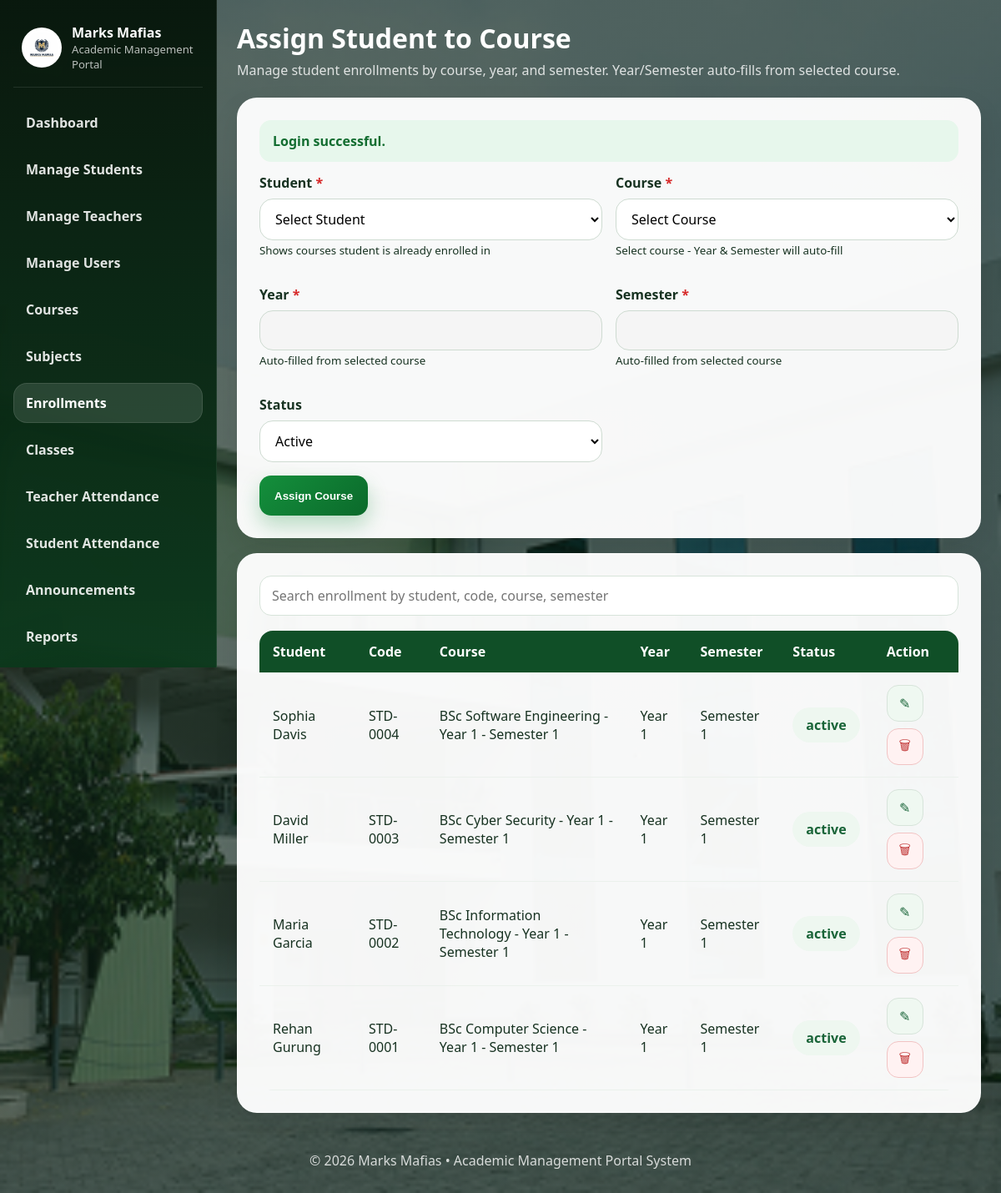
/public/admin/enrollments.php (signed in), run on the app's committed database.
### tables this page shows
CREATE TABLE `enrollments` (
  `id` int(11) NOT NULL,
  `student_id` int(11) NOT NULL,
  `course_id` int(11) NOT NULL,
  `year_label` varchar(30) NOT NULL,
  `semester` varchar(60) NOT NULL,
  `status` enum('active','inactive') NOT NULL DEFAULT 'active',
  `created_at` timestamp NOT NULL DEFAULT current_timestamp()
);

CREATE TABLE `users` (
  `id` int(11) NOT NULL,
  `role` enum('admin','teacher','student') NOT NULL,
  `role_code` varchar(30) DEFAULT NULL,
  `name` varchar(120) NOT NULL,
  `email` varchar(150) NOT NULL,
  `password` varchar(255) NOT NULL,
  `photo` varchar(255) DEFAULT NULL,
  `dob` date DEFAULT NULL,
  `address` text DEFAULT NULL,
  `contact` varchar(40) DEFAULT NULL,
  `guardian` varchar(120) DEFAULT NULL,
  `qualification` varchar(120) DEFAULT NULL,
  `department` varchar(120) DEFAULT NULL,
  `status` enum('active','inactive') NOT NULL DEFAULT 'active',
  `reset_token` varchar(64) DEFAULT NULL,
  `otp_code` varchar(255) DEFAULT NULL,
  `otp_expires_at` datetime DEFAULT NULL,
  `otp_attempts` int(11) DEFAULT 0,
  `last_otp_request` datetime DEFAULT NULL,
  `reset_expires_at` datetime DEFAULT NULL,
  `created_at` timestamp NOT NULL DEFAULT current_timestamp()
);

CREATE TABLE `courses` (
  `id` int(11) NOT NULL,
  `course_name` varchar(150) NOT NULL,
  `year_label` varchar(30) NOT NULL,
  `semester` varchar(60) NOT NULL,
  `created_at` timestamp NOT NULL DEFAULT current_timestamp()
);

### public/admin/enrollments.php (the view, shortened to what this page needs)
<?php
require_once dirname(dirname(__DIR__)) . '/includes/auth.php';
$edit = null;
$list = $pdo->query('
    SELECT e.*, u.name AS student_name, u.role_code, c.course_name, c.year_label, c.semester
    FROM enrollments e
    JOIN users u ON u.id = e.student_id
    JOIN courses c ON c.id = e.course_id
    ORDER BY e.id DESC
')->fetchAll();
include dirname(dirname(__DIR__)) . '/includes/header.php';
?>
<div class="dashboard-shell">
    <?php include dirname(dirname(__DIR__)) . '/includes/sidebar.php'; ?>
    <main class="main-panel">
        <div class="dashboard-top">
            <div class="dashboard-title">
                <h1>Assign Student to Course</h1>
                <p>Manage student enrollments by course, year, and semester. Year/Semester auto-fills from selected course.</p>
            </div>
        </div>
        <div class="section-stack">
            <div class="form-card">
                <form method="post">
                    <div class="form-grid">
                        <div class="form-group">
                            <label>Student <span class="required">*</span></label>
                            <select name="student_id" required>
                                <option value="">Select Student</option>
                            </select>
                            <small>Shows courses student is already enrolled in</small>
                        </div>
                        <div class="form-group">
                            <label>Course <span class="required">*</span></label>
                            <select name="course_id" id="course_id" required>
                                <option value="">Select Course</option>
                            </select>
                            <small>Select course - Year & Semester will auto-fill</small>
                        </div>
                        <div class="form-group">
                            <label>Year <span class="required">*</span></label>
                            <input type="text" name="year_label" id="year_label" required value="<?= e($edit['year_label'] ?? '') ?>" readonly style="background:#f5f5f5;">
                            <small>Auto-filled from selected course</small>
                        </div>
                        <div class="form-group">
                            <label>Semester <span class="required">*</span></label>
                            <input type="text" name="semester" id="semester" required value="<?= e($edit['semester'] ?? '') ?>" readonly style="background:#f5f5f5;">
                            <small>Auto-filled from selected course</small>
                        </div>
                        <div class="form-group">
                            <label>Status</label>
                            <select name="status">
                                <option value="active" <?= (($edit['status'] ?? 'active') === 'active') ? 'selected' : '' ?>>Active</option>
                            </select>
                        </div>
                    </div>
                    <div class="inline-actions">
                        <button class="btn btn-primary"><?= $edit ? 'Update Enrollment' : 'Assign Course' ?></button>
                    </div>
                </form>
            </div>
            <div class="table-card">
                <div class="search-row">
                    <input type="text" placeholder="Search enrollment by student, code, course, semester" data-table-search="enrollmentTable">
                </div>
                <div class="table-wrap">
                    <table id="enrollmentTable">
                        <thead>
                            <tr>
                                <th>Student</th>
                                <th>Code</th>
                                <th>Course</th>
                                <th>Year</th>
                                <th>Semester</th>
                                <th>Status</th>
                                <th>Action</th>
                            </tr>
                        </thead>
                        <tbody>
                            <?php foreach ($list as $row): ?>
                                <tr>
                                    <td><?= e($row['student_name']) ?></td>
                                    <td><?= e($row['role_code']) ?></td>
                                    <td><?= e($row['course_name']) ?> - <?= e($row['year_label']) ?> - <?= e($row['semester']) ?></td>
                                    <td><?= e($row['year_label']) ?></td>
                                    <td><?= e($row['semester']) ?></td>
                                    <td><span class="kpi"><?= e($row['status']) ?></span></td>
                                    <td>
                                        <div class="inline-actions">
                                            <a class="icon-btn" href="?edit=<?= (int)$row['id'] ?>">✎</a>
                                            <form method="post" onsubmit="return confirm('Delete this enrollment?');">
                                                <button class="icon-btn danger" type="submit">🗑</button>
                                            </form>
                                        </div>
                                    </td>
                                </tr>
                            <?php endforeach; ?>
                        </tbody>
                    </table>
                </div>
            </div>
        </div>
    </main>
</div>
<?php include dirname(dirname(__DIR__)) . '/includes/footer.php'; ?>

### assets/css/style.css (style rules this page uses)
:root { --primary: #148f3c; --primary-dark: #0b6a2b; --primary-soft: #dff4e4; --accent: #f5fff7; --white: #fff; --text: #173221; --muted: #5f7567; --border: #d6e7da; --danger: #cf3a3a; --shadow: 0 14px 34px rgba(0, 0, 0, 0.08); --shadow-lg: 0 26px 60px rgba(0, 0, 0, 0.16); --radius: 18px; --radius-lg: 30px; }
* { box-sizing: border-box; }
html { scroll-behavior: smooth; }
body { margin: 0; font-family: Segoe UI, Tahoma, sans-serif; color: var(--text); background: linear-gradient(rgba(14, 36, 24, 0.68), rgba(14, 36, 24, 0.64)), url("../images/bg.jpg") center/cover no-repeat; background-attachment: scroll; }
a { text-decoration: none; color: inherit; }
.content-card, .table-card, .form-card, .panel-card { background: rgba(255, 255, 255, 0.96); border-radius: var(--radius); box-shadow: var(--shadow); border: 1px solid rgba(255, 255, 255, 0.5); }
.content-card, .form-card, .panel-card { padding: 24px; }
.table-card { padding: 20px; }
.section-stack { display: grid; gap: 18px; }
.form-row, .form-grid { display: grid; grid-template-columns: 1fr 1fr; gap: 16px; }
.form-group { margin-bottom: 16px; }
label { display: block; margin-bottom: 8px; font-weight: 700; }
.required { color: #d62828; }
input, select, textarea { width: 100%; min-height: 48px; padding: 12px 14px; border: 1px solid #cedbd1; border-radius: 16px; font: inherit; background: #fff; }
.btn { display: inline-flex; align-items: center; justify-content: center; min-height: 48px; padding: 0 18px; border: none; border-radius: 14px; font-weight: 700; cursor: pointer; transition: 0.2s ease; }
.btn-primary { background: linear-gradient(135deg, var(--primary), var(--primary-dark)); color: #fff; box-shadow: 0 12px 24px rgba(20, 143, 60, 0.28); }
.search-row { display: flex; gap: 12px; flex-wrap: wrap; align-items: center; margin-bottom: 16px; }
.search-row input, .search-row select { background: #fff; border: 1px solid #d7e4da; border-radius: 14px; min-height: 48px; padding: 12px 14px; }
.search-row input { flex: 1 1 260px; }
.table-wrap { overflow-x: auto; border-radius: 16px; }
table { width: 100%; border-collapse: collapse; background: transparent; }
thead { background: #104f27; color: #fff; }
th, td { padding: 14px 16px; text-align: left; vertical-align: top; border-bottom: 1px solid #ebf1ec; }
.kpi { background: #eef7f0; padding: 10px 16px; border-radius: 999px; display: inline-flex; align-items: center; justify-content: center; font-weight: 700; color: #196438; white-space: nowrap; }
.inline-actions { display: flex; gap: 10px; align-items: center; flex-wrap: nowrap; }
.inline-actions form { margin: 0; }
.icon-btn, .btn-icon { display: inline-flex; align-items: center; justify-content: center; width: 42px; height: 42px; border-radius: 14px; border: 1px solid #d7e4da; background: #eff8f1; color: #196438; font-size: 1rem; }
.icon-btn.danger, .btn-icon.danger { background: #fff2f2; border-color: #f1c3c3; color: #c23a3a; }
.main-panel { display: flex; flex-direction: column; gap: 22px; }
.dashboard-top { margin-bottom: 0; }
.form-card, .table-card, .content-card, .panel-card { width: 100%; border-radius: 24px; }
.form-card { padding: 26px; }
.table-card { padding: 26px; }
.search-row { margin-bottom: 18px; }
.table-wrap { margin-top: 6px; }
.inline-actions { gap: 12px; }
.inline-actions form { display: inline-flex; margin: 0; }
.icon-btn, .btn-icon { width: 44px; height: 44px; flex: 0 0 auto; }

### data on the page
enrollments: student.name "Sophia Davis", student.role_code "STD-0004", course.course_name "BSc Software Engineering", course.year_label "Year 1", course.semester "Semester 1", status "active"
enrollments: student.name "David Miller", student.role_code "STD-0003", course.course_name "BSc Cyber Security", course.year_label "Year 1", course.semester "Semester 1", status "active"
enrollments: student.name "Maria Garcia", student.role_code "STD-0002", course.course_name "BSc Information Technology", course.year_label "Year 1", course.semester "Semester 1", status "active"
enrollments: student.name "Rehan Gurung", student.role_code "STD-0001", course.course_name "BSc Computer Science", course.year_label "Year 1", course.semester "Semester 1", status "active"

### other printed values
$label "Dashboard"
$label "Manage Students"
$label "Manage Teachers"
$label "Manage Users"
$label "Courses"
$label "Subjects"
$label "Enrollments"
$label "Classes"
$label "Teacher Attendance"
$label "Student Attendance"
$label "Announcements"
$label "Reports"
$item['message'] "Login successful."
